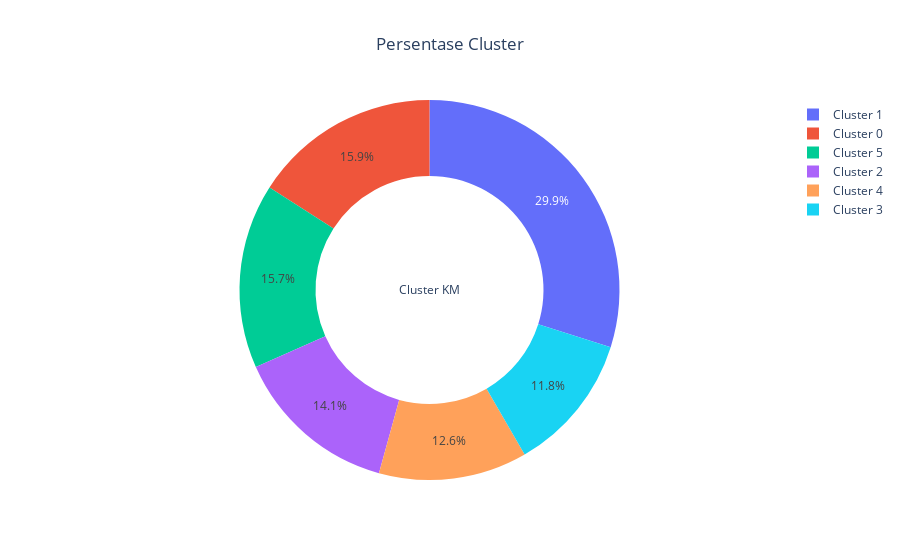

Source (notebook cell):
### Markdown cell above
##### General Information after clustering

### Code cell
# Total customer per-clustering

labels = ["Cluster 0", "Cluster 1", "Cluster 2", "Cluster 3", "Cluster 4", "Cluster 5"]

cluster0_num = data_fix[data_fix["Cluster_KM"]==0].shape[0]
cluster1_num = data_fix[data_fix["Cluster_KM"]==1].shape[0]
cluster2_num = data_fix[data_fix["Cluster_KM"]==2].shape[0]
cluster3_num = data_fix[data_fix["Cluster_KM"]==3].shape[0]
cluster4_num = data_fix[data_fix["Cluster_KM"]==4].shape[0]
cluster5_num = data_fix[data_fix["Cluster_KM"]==5].shape[0]

values = [cluster0_num, cluster1_num, cluster2_num, cluster3_num, cluster4_num, cluster5_num]

fig = go.Figure(data=[go.Pie(labels=labels, values=values, hole=0.6, title="Cluster KM")])
fig.update_layout(title_text='Persentase Cluster', title_x=0.5)
fig.show()

### Figure 1 — Plotly figure (JSON) as saved in the notebook; plotly's stock layout.template omitted (floating-point values rounded to 4 significant figures)
{"data": [{"hole": 0.6, "labels": ["Cluster 0", "Cluster 1", "Cluster 2", "Cluster 3", "Cluster 4", "Cluster 5"], "title": {"text": "Cluster KM"}, "type": "pie", "values": [357, 669, 315, 264, 283, 352]}], "layout": {"title": {"text": "Persentase Cluster", "x": 0.5}}}
